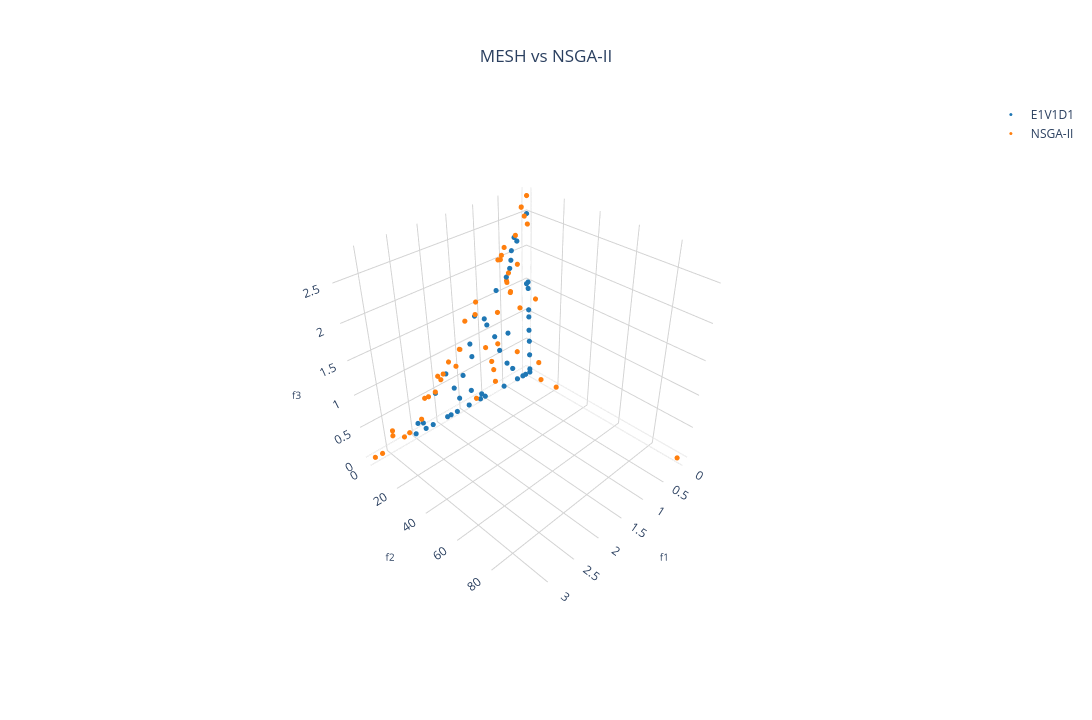

Notebook code cell kept with this figure:
### Markdown cell above
### MESH vs Pymoo 3D:

### Code cell
# Creating a subplot
fig = go.Figure()

add_MESH = True
if(add_MESH):
    for i in range(num_dataset):
        fig.add_trace(pareto_front[i])

fig.add_trace(go.Scatter3d(x=res.F[:,0], 
               y=res.F[:,1],
               z=res.F[:,2],
               mode='markers', marker=dict(size=3, color=solid_colors[-1]),
               name="NSGA-II")
               )

# Setting layout
fig.update_layout(
    showlegend=True,
    scene=dict(
        camera=dict(
          eye=dict(x=1.5,y=1.5,z=1.5)
        ),
        xaxis=dict(
            #range=[-0.15, 0.65],
            title=dict(text='f1', font=dict(size=10)),
            backgroundcolor='white',  # X-axis background
            gridcolor='lightgray',    # Grid color on X axis 
            showbackground=True       # Show background
        ),
        yaxis=dict(
            #range=[-0.15, 0.65],
            title=dict(text='f2', font=dict(size=10)),
            backgroundcolor='white',  # Y-axis background
            gridcolor='lightgray',    # Grid color on Y axis
            showbackground=True       # Show background
        ),
        zaxis=dict(
            #range=[-0.15, 0.65],
            title=dict(text='f3', font=dict(size=10)),
            backgroundcolor='white',  # Z-axis background
            gridcolor='lightgray',    # Grid color on Z axis
            showbackground=True       # Show background
        ),
        aspectmode='cube',
    ),
    title=dict(
        text='MESH vs NSGA-II - ' + experiment_name,
        x=0.5,  # Centering the title
        xanchor='center',
        yanchor='top'
    ),
    #margin=dict(l=0, r=0, b=0, t=0), # Rearrange the margin
    width=1520,   # Figure width (pixels)
    height=720,  # Figure height (pixels)
    paper_bgcolor="white",
    plot_bgcolor='white'
)

# Plotting the Pareto front
real_pareto_front = get_pareto(experiment_name, n_pareto_density, position_dim, 3)
fig.add_trace(
	go.Scatter3d(x=real_pareto_front[:,0],
		y=real_pareto_front[:,1],
		z=real_pareto_front[:,2],
		mode='markers', marker=dict(size=1, color='black'),
		name='Pareto Front',
		showlegend=(i==0)
		)
	)

# Showing the figure
fig.show()

### Figure 1 — Plotly figure (JSON) as saved in the notebook; plotly's stock layout.template omitted (floating-point values rounded to 4 significant figures)
{"data": [{"marker": {"color": "#1f77b4", "size": 3}, "mode": "markers", "name": "E1V1D1", "showlegend": true, "type": "scatter3d", "x": [0, 0.2761, 0.222, 0.3445, 0.3653, 0.4686, 0.3957, 0.6941, 0, 0.03545, 0, 1.16, 0.9699, 0.9287, 0, 1.296, 0, 0.7772, 1.275, 0.4959, 0, 1.814, 0.6862, 0, 1.484, 2.052, 1.683, 0.5357, 0, 0.4097, 1.343, 1.596, 2.444, 2.343, 1.131, 0, 0, 0.1063, 0.1737, 0.3062, 0.6266, 1.056, 1.164, 1.413, 1.667, 1.797, 1.87, 2.165, 2.305, 2.501], "y": [0, 0, 0.1478, 0.2217, 0.392, 0.3095, 0.4547, 0.2348, 1.033, 1.008, 1.112, 0, 0.2927, 0.5481, 1.49, 0.2797, 1.618, 0.893, 0.4815, 1.561, 1.784, 0, 1.242, 2.023, 0.5022, 0, 0.4368, 1.686, 2.235, 1.891, 0.941, 0.7757, 0.03992, 0.05576, 1.299, 2.453, 2.5, 2.397, 2.327, 2.222, 1.972, 1.443, 1.337, 1.094, 0.8632, 0.7038, 0.6327, 0.3552, 0.1986, 0], "z": [2.499, 2.238, 2.174, 2.071, 1.941, 1.723, 1.831, 1.592, 1.512, 1.497, 1.412, 1.357, 1.251, 1.144, 1.073, 0.9737, 0.9583, 0.9039, 0.7646, 0.8664, 0.7357, 0.6962, 0.6454, 0.5488, 0.5388, 0.4786, 0.4093, 0.3708, 0.3106, 0.2271, 0.2254, 0.2009, 0.1537, 0.1117, 0.07418, 0.05729, 0, 0, 0, 0, 0, 0, 0, 0, 0, 0, 0, 0, 0, 0]}, {"marker": {"color": "#ff7f0e", "size": 3}, "mode": "markers", "name": "NSGA-II", "type": "scatter3d", "x": [3.278, 0, 0.01685, 0.002213, 2.618, 0.2025, 1.743, 2.367, 0.02621, 0.05407, 1.514, 0.006023, 0.245, 1.363, 0.001908, 2.721, 0.8558, 0.8887, 1.922, 0.9891, 2.915, 1.505, 1.15, 0.5984, 1.609, 2.055, 0.4448, 1.866, 0.8296, 1.256, 0.2961, 3.149, 0.493, 0.1167, 0.694, 2.922, 0.000505, 1.124, 0.7254, 0.1153, 0.4086, 0.2563, 0.4796, 0.5728, 2.265, 0.4869, 0.4142, 0.6479, 1.976, 2.19], "y": [5.559e-12, 0, 95.64, 21.55, 0.05274, 1.351, 0.01804, 0.02125, 11.41, 0.09492, 0.2575, 6.33, 1.077, 0.01531, 8.982, 0.001521, 1.924, 1.758, 0.01121, 1.031, 1.52e-12, 0.2586, 0.08272, 0.6459, 0.2764, 0.1886, 1.098, 0.01089, 2.07, 1.503, 1.947, 0.104, 0.01275, 0.00235, 0.7199, 1.523e-12, 0.5301, 0.02643, 1.273, 0.001173, 1.168, 0.3066, 0.9867, 0.6183, 0.02619, 0.956, 1.174, 0.6021, 1.553e-12, 0.06377], "z": [0, 2.742, 0, 0.002448, 0.07962, 1.173, 0.8595, 0.1874, 0, 2.479, 0.9738, 1.306, 1.854, 1.352, 0.2654, 0.0589, 0.3935, 0.5455, 0.6477, 0.8078, 0.262, 0.9692, 1.378, 2.019, 0.7393, 0.5052, 1.785, 0.7163, 0.178, 0.05475, 0.4793, 0, 2.155, 2.612, 1.261, 0.1816, 2.36, 1.557, 0.7719, 2.615, 1.495, 2.265, 1.654, 2.072, 0.4933, 1.682, 1.482, 2.028, 0.7267, 0.4853]}], "layout": {"height": 720, "paper_bgcolor": "white", "plot_bgcolor": "white", "scene": {"aspectmode": "cube", "camera": {"eye": {"x": 1.5, "y": 1.5, "z": 1.5}}, "xaxis": {"backgroundcolor": "white", "gridcolor": "lightgray", "showbackground": true, "title": {"font": {"size": 10}, "text": "f1"}}, "yaxis": {"backgroundcolor": "white", "gridcolor": "lightgray", "showbackground": true, "title": {"font": {"size": 10}, "text": "f2"}}, "zaxis": {"backgroundcolor": "white", "gridcolor": "lightgray", "showbackground": true, "title": {"font": {"size": 10}, "text": "f3"}}}, "showlegend": true, "title": {"text": "MESH vs NSGA-II", "x": 0.5, "xanchor": "center", "yanchor": "top"}, "width": 1520}}
